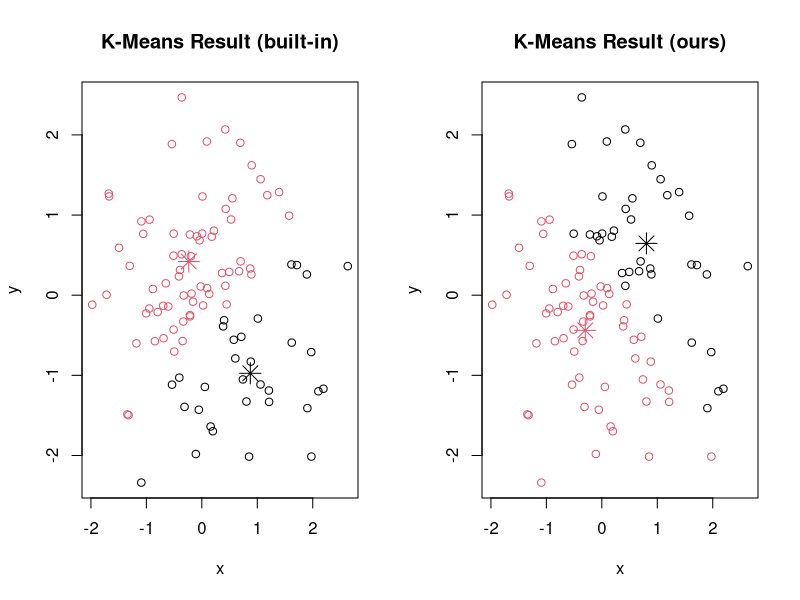
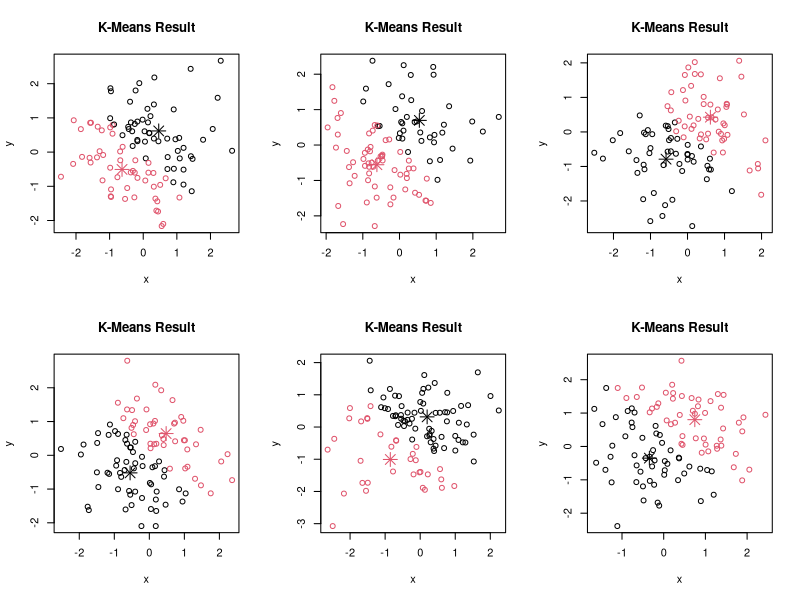

Write R code to recreate these figures, in order.
# Perform k-means algorithm on a data matrix.
#
# Args:
#   - x: numeric matrix of data
#   - k: number of clusters
#   - itreration: number of iterations to run
#   - initial_centers: initial centers (randomly choose k points from x if empty)
kmeans <- function (x, k, iteration, initial_centers) {
  # Precondition:
  #  - k must be a positive integer
  #  - k <= number of points
  num_points <- nrow(x)
  if (all.equal(k, as.integer(k)) == FALSE ||
      k <= 0 ||
      k > num_points) {
    stop("k must be an integer that lies between 1 and nrow(x).")
  }
  
  # Decide initial cluster centers
  if (length(initial_centers) > 0) {
    centers <- initial_centers
  } else {
    # Randomly choose k points to be the initial cluster centers
    center_idx <- sample(num_points)[1:k]
    centers <- x[center_idx, ]
  }
  
  cluster_assignments <- rep(0, num_points)
  converge_itr <- NA
  
  for (itr in 1:iteration) {
    # Save cluster assignments for checking stopping criterion
    pre_cluster_assignments <- cluster_assignments

    # Compute distances between each point and cluster centers
    distances <- matrix(ncol=k, nrow=num_points)
    for (center_idx in 1:k) {
      square_distance <- (x - centers[center_idx, ]) ^ 2
      distances[, center_idx] <- sqrt(rowSums(square_distance))
    }
    # Assign each point to the nearest cluster
    for (point_idx in 1:num_points) {
      cluster_assignments[point_idx] <- which.min(distances[point_idx, ])
    }
    # Update cluster centers
    for (center_idx in 1:k) {
      points_belong_to_cluster <- which(cluster_assignments==center_idx)
      if (length(points_belong_to_cluster) > 0) {
        centers[center_idx, ] <- colMeans(x[points_belong_to_cluster, ])
      }
    }
    # Check stopping criterion:
    #  - the cluster each point belongs to is unchanged
    #  - cluster centers are stable
    if (all.equal(pre_cluster_assignments, cluster_assignments)==TRUE) {
      converge_itr <- itr
      cat(sprintf("K-Means converged at iteration %d.\n", itr))
      break
    }
  }
  return(list(cluster=cluster_assignments,
              centers=centers,
              iter=converge_itr))
}

kmeans_test <- function () {
  # Randomly generate 100 points on 2-D plane
  num_points <- 100
  dim <- 2
  x <- matrix(rnorm(num_points * dim), ncol=dim)
  colnames(x) <- c("x", "y")
  
  # k-means algorithm settings
  num_clusters <- 2
  num_itr <- 30

  # Perform k-means algorithm using R built-in implementation
  result1 <- stats::kmeans(x, x[1:num_clusters, ], num_itr)
  # Perform k-means algorithm using our own implementation
  result2 <- kmeans(x, num_clusters, num_itr, x[1:num_clusters, ])
  
  # Plot clustering result
  par(mfrow=c(1, 2)) # 2 figures arrange in 1 row 2 columns
  plot(x, col=result1$cluster, main="K-Means Result (built-in)")
  points(result1$centers, col=1:num_clusters, pch=8, cex=2)
  plot(x, col=result2$cluster, main="K-Means Result (ours)")
  points(result2$centers, col=1:num_clusters, pch=8, cex=2)
}

kmeans_2.1 <- function () {
  # k-means algorithm settings
  num_clusters <- 2
  num_itr <- 30
  
  par(mfrow=c(2, 3)) # 6 figures arrange in 3 row 2 columns
  for (itr in 1:6) {
    # Randomly generate 100 points on 2-D plane
    num_points <- 100
    dim <- 2
    x <- matrix(rnorm(num_points * dim), ncol=dim)
    colnames(x) <- c("x", "y")
  
    result <- kmeans(x, num_clusters, num_itr, x[1:num_clusters, ])
    plot(x, col=result$cluster, main="K-Means Result")
    points(result$centers, col=1:num_clusters, pch=8, cex=2)
  }
}

# Run
kmeans_test()
kmeans_2.1()
